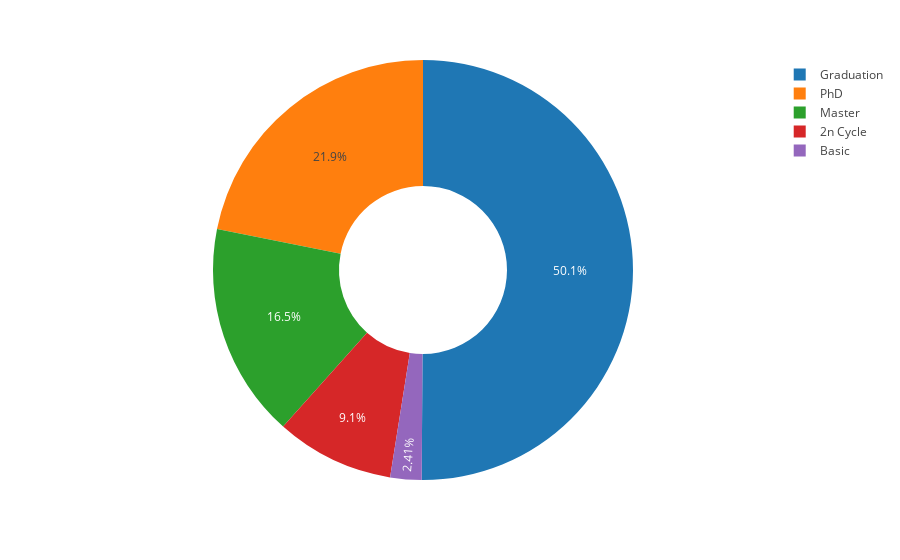

Source (notebook cell):
### Code cell
#pie plot of education
fig =  px.pie (df, names = "Education", hole = 0.4, template = "gridon")
fig.show ()

### Figure 1 — Plotly figure (JSON) as saved in the notebook; plotly's stock layout.template omitted (floating-point values rounded to 4 significant figures; data arrays with more than 128 entries replaced by an {"elided": "..."} marker saying what was removed)
{"data": [{"domain": {"x": [0, 1], "y": [0, 1]}, "hole": 0.4, "hovertemplate": "Education=%{label}<extra></extra>", "labels": {"elided": "2034 str values"}, "legendgroup": "", "name": "", "showlegend": true, "type": "pie"}], "layout": {"legend": {"tracegroupgap": 0}, "margin": {"t": 60}}}
